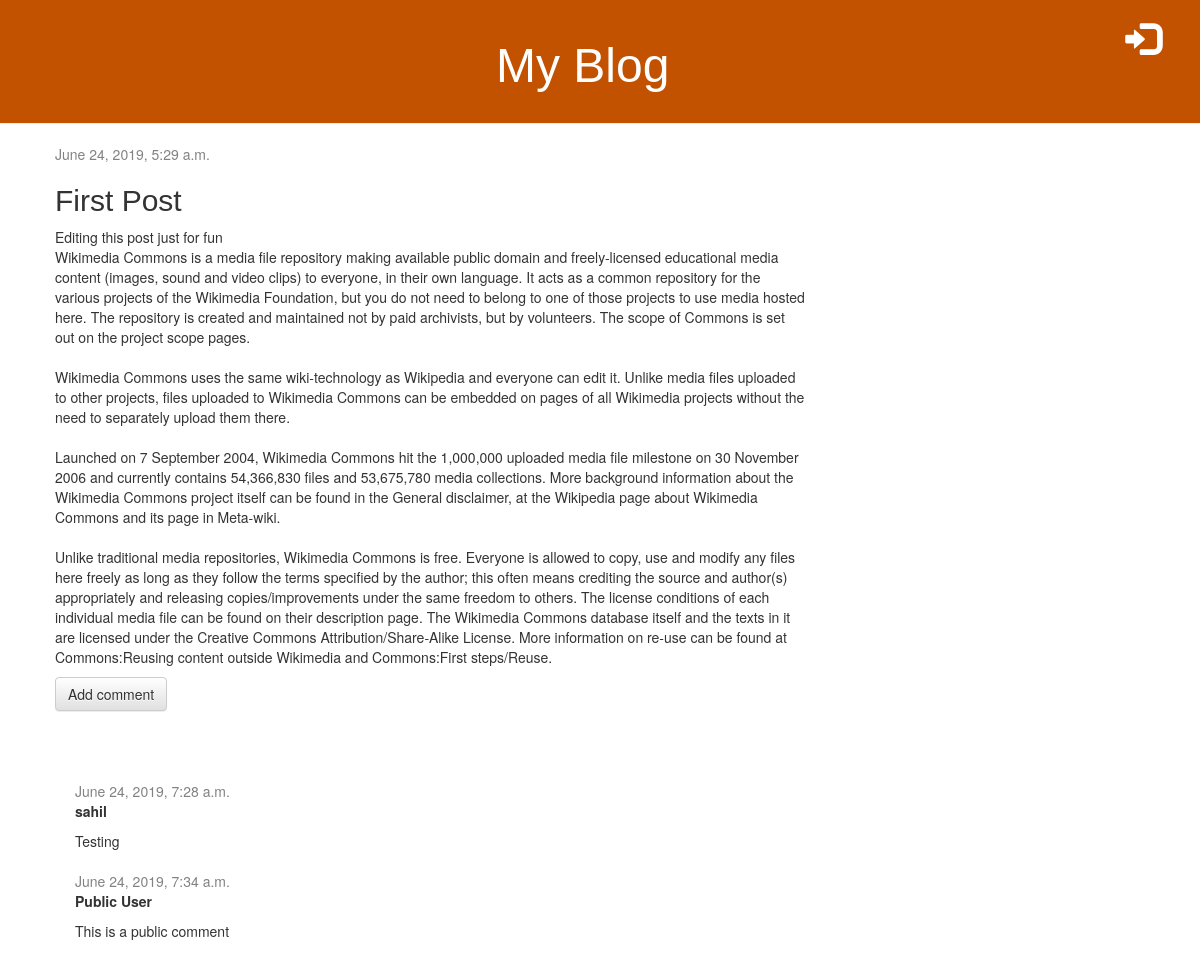
The app's page /post/1/ with its own data.
### blog/models.py (models this page shows, shortened)
class Post(models.Model):
    author = models.ForeignKey(settings.AUTH_USER_MODEL, on_delete=models.CASCADE)
    title = models.CharField(max_length=200)
    text = models.TextField()
    created_date = models.DateTimeField(default=timezone.now)
    published_date = models.DateTimeField(blank=True, null=True)

class Comment(models.Model):
    post = models.ForeignKey('blog.Post', on_delete=models.CASCADE, related_name='comments')
    author = models.CharField(max_length=200)
    text = models.TextField()
    created_date = models.DateTimeField(default=timezone.now)
    approved_comment = models.BooleanField(default=False)

### blog/views.py (the view)
# urls.py: path('post/<int:pk>/', views.post_detail, name='post_detail'),
def post_detail(request, pk):
    post = get_object_or_404(Post, pk=pk)
    return render(request, 'blog/post_detail.html', {'post': post})

### blog/templates/blog/post_detail.html (shortened to what this page needs)
{% extends 'blog/base.html' %}
{% block content %}
        <div class="post">
            {% if post.published_date %}
        <div class="date">
            {{ post.published_date }}
        </div>
        {% else %}
            <a class="btn btn-default" href="{% url 'post_publish' pk=post.pk %}">Publish</a>
        {% endif %}
        <h2>{{ post.title }}</h2>
        <p>{{ post.text|linebreaksbr }}</p>
        <a class="btn btn-default" href="{% url 'add_comment_to_post' pk=post.pk %}">Add comment</a>
    </div>
{% for comment in post.comments.all %}
    {% if user.is_authenticated or comment.approved_comment %}
    <div class="comment">
        <div class="date">
            {{ comment.created_date }}
        </div>
        <strong>{{ comment.author }}</strong>
        <p>{{ comment.text|linebreaks }}</p>
    </div>
    {% endif %}
{% empty %}
    <p>Be the first one to comment :)</p>
{% endfor %}
{% endblock %}

### blog/static/css/blog.css (style rules this page uses)
h1, h2, h3, h4 { font-family: "Arial", sans-serif; }
.date { color: #828282; }
.post { margin-bottom: 70px; }
.comment { margin: 20px 0px 20px 20px; }

### records on screen
Post: published_date "June 24, 2019, 5:29 a.m.", title "First Post", text "Editing this post just for fun Wikimedia Commons is a media file repository making available public domain and freely-licensed educational media content (images, sound and video clips) to everyone, in their own language. It acts as a common repository for the various projects of the Wikimedia Foundation, but you do not need to belong to one of those projects to use media hosted here. The repository is created and maintained not by paid archivists, but by volunteers. The scope of Commons is set out on the project scope pages. Wikimedia Commons uses the same wiki-technology as Wikipedia and everyone can edit it. Unlike media files uploaded to other projects, files uploaded to Wikimedia…"
Comment: created_date "June 24, 2019, 7:28 a.m.", author "sahil", text "Testing"
Comment: created_date "June 24, 2019, 7:34 a.m.", author "Public User", text "This is a public comment"
